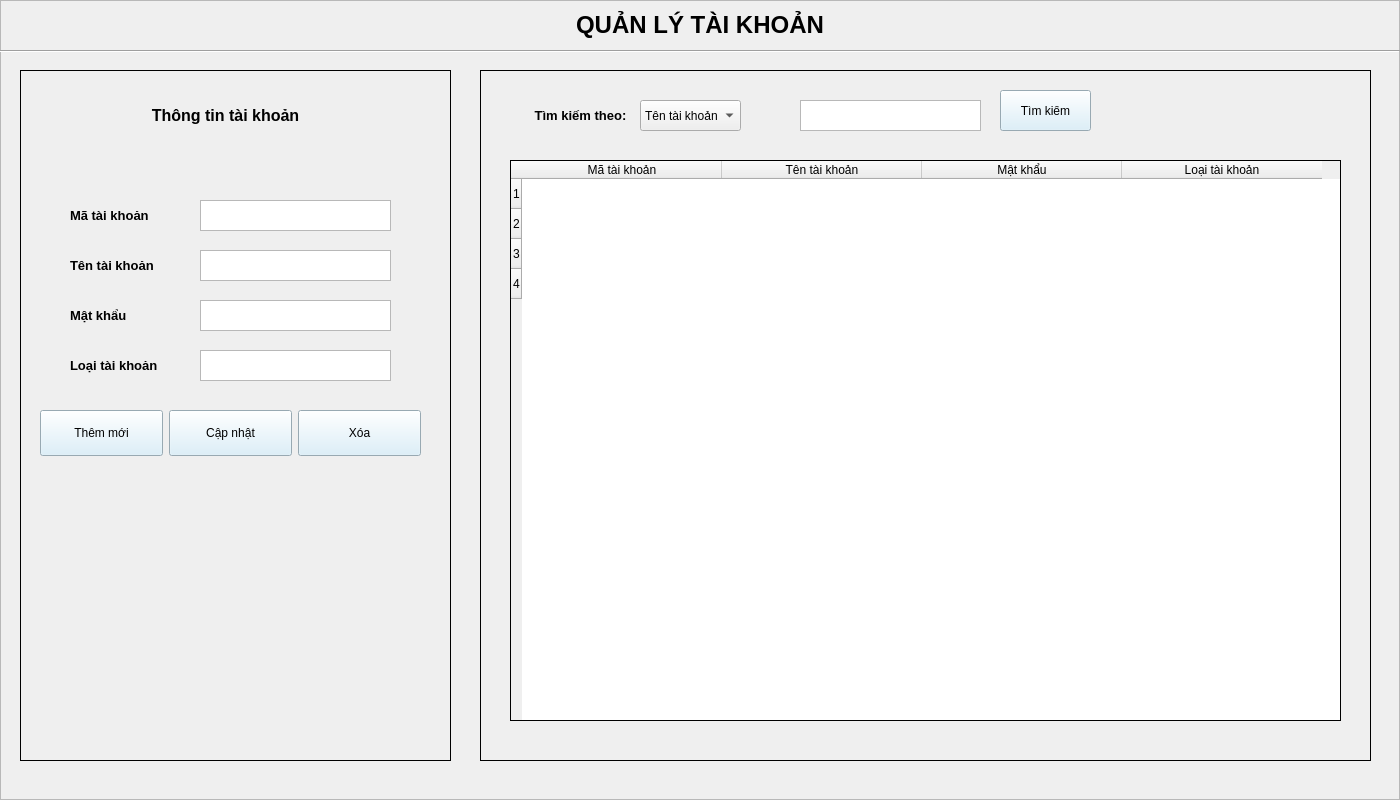
<?xml version="1.0" encoding="UTF-8"?>
<ui version="4.0">
 <class>Account</class>
 <widget class="QWidget" name="Account">
  <property name="geometry">
   <rect>
    <x>0</x>
    <y>0</y>
    <width>1400</width>
    <height>800</height>
   </rect>
  </property>
  <property name="windowTitle">
   <string>Form</string>
  </property>
  <widget class="QFrame" name="frame">
   <property name="geometry">
    <rect>
     <x>0</x>
     <y>0</y>
     <width>1400</width>
     <height>800</height>
    </rect>
   </property>
   <property name="styleSheet">
    <string notr="true">QPushButton{
	padding: 15px 5px;
	background-color: #D5EDF9;
	border-color: black;
}</string>
   </property>
   <property name="frameShape">
    <enum>QFrame::StyledPanel</enum>
   </property>
   <property name="frameShadow">
    <enum>QFrame::Raised</enum>
   </property>
   <widget class="QLabel" name="lb_main">
    <property name="geometry">
     <rect>
      <x>0</x>
      <y>0</y>
      <width>1400</width>
      <height>50</height>
     </rect>
    </property>
    <property name="font">
     <font>
      <pointsize>18</pointsize>
      <weight>75</weight>
      <bold>true</bold>
     </font>
    </property>
    <property name="text">
     <string>QUẢN LÝ TÀI KHOẢN</string>
    </property>
    <property name="alignment">
     <set>Qt::AlignCenter</set>
    </property>
   </widget>
   <widget class="Line" name="line">
    <property name="geometry">
     <rect>
      <x>0</x>
      <y>50</y>
      <width>1400</width>
      <height>3</height>
     </rect>
    </property>
    <property name="orientation">
     <enum>Qt::Horizontal</enum>
    </property>
   </widget>
   <widget class="QFrame" name="frame_2">
    <property name="geometry">
     <rect>
      <x>20</x>
      <y>70</y>
      <width>431</width>
      <height>691</height>
     </rect>
    </property>
    <property name="styleSheet">
     <string notr="true">#frame_2{
	border: 1px solid black
}</string>
    </property>
    <property name="frameShape">
     <enum>QFrame::StyledPanel</enum>
    </property>
    <property name="frameShadow">
     <enum>QFrame::Raised</enum>
    </property>
    <widget class="QWidget" name="horizontalLayoutWidget">
     <property name="geometry">
      <rect>
       <x>20</x>
       <y>340</y>
       <width>381</width>
       <height>47</height>
      </rect>
     </property>
     <layout class="QHBoxLayout" name="horizontalLayout_2">
      <item>
       <widget class="QPushButton" name="btn_them">
        <property name="text">
         <string>Thêm mới</string>
        </property>
       </widget>
      </item>
      <item>
       <widget class="QPushButton" name="btn_sua">
        <property name="text">
         <string>Cập nhật</string>
        </property>
       </widget>
      </item>
      <item>
       <widget class="QPushButton" name="btn_xoa">
        <property name="text">
         <string>Xóa</string>
        </property>
       </widget>
      </item>
     </layout>
    </widget>
    <widget class="QLabel" name="label_2">
     <property name="geometry">
      <rect>
       <x>50</x>
       <y>180</y>
       <width>101</width>
       <height>31</height>
      </rect>
     </property>
     <property name="text">
      <string>&lt;html&gt;&lt;head/&gt;&lt;body&gt;&lt;p align=&quot;left&quot;&gt;&lt;span style=&quot; font-size:10pt; font-weight:600;&quot;&gt;Tên tài khoản&lt;/span&gt;&lt;/p&gt;&lt;/body&gt;&lt;/html&gt;</string>
     </property>
    </widget>
    <widget class="QLabel" name="label">
     <property name="geometry">
      <rect>
       <x>110</x>
       <y>20</y>
       <width>191</width>
       <height>51</height>
      </rect>
     </property>
     <property name="text">
      <string>&lt;html&gt;&lt;head/&gt;&lt;body&gt;&lt;p align=&quot;center&quot;&gt;&lt;span style=&quot; font-size:12pt; font-weight:600;&quot;&gt;Thông tin tài khoản&lt;/span&gt;&lt;/p&gt;&lt;/body&gt;&lt;/html&gt;</string>
     </property>
    </widget>
    <widget class="QTextEdit" name="txtPassword">
     <property name="geometry">
      <rect>
       <x>180</x>
       <y>230</y>
       <width>191</width>
       <height>31</height>
      </rect>
     </property>
    </widget>
    <widget class="QLabel" name="label_3">
     <property name="geometry">
      <rect>
       <x>50</x>
       <y>230</y>
       <width>101</width>
       <height>31</height>
      </rect>
     </property>
     <property name="text">
      <string>&lt;html&gt;&lt;head/&gt;&lt;body&gt;&lt;p align=&quot;left&quot;&gt;&lt;span style=&quot; font-size:10pt; font-weight:600;&quot;&gt;Mật khẩu&lt;/span&gt;&lt;/p&gt;&lt;/body&gt;&lt;/html&gt;</string>
     </property>
    </widget>
    <widget class="QTextEdit" name="txtTeacher">
     <property name="geometry">
      <rect>
       <x>180</x>
       <y>280</y>
       <width>191</width>
       <height>31</height>
      </rect>
     </property>
    </widget>
    <widget class="QTextEdit" name="txtUsername">
     <property name="geometry">
      <rect>
       <x>180</x>
       <y>180</y>
       <width>191</width>
       <height>31</height>
      </rect>
     </property>
    </widget>
    <widget class="QTextEdit" name="txtId">
     <property name="geometry">
      <rect>
       <x>180</x>
       <y>130</y>
       <width>191</width>
       <height>31</height>
      </rect>
     </property>
     <property name="readOnly">
      <bool>true</bool>
     </property>
    </widget>
    <widget class="QLabel" name="label_6">
     <property name="geometry">
      <rect>
       <x>50</x>
       <y>130</y>
       <width>101</width>
       <height>31</height>
      </rect>
     </property>
     <property name="text">
      <string>&lt;html&gt;&lt;head/&gt;&lt;body&gt;&lt;p align=&quot;left&quot;&gt;&lt;span style=&quot; font-size:10pt; font-weight:600;&quot;&gt;Mã tài khoản&lt;/span&gt;&lt;/p&gt;&lt;/body&gt;&lt;/html&gt;</string>
     </property>
    </widget>
    <widget class="QLabel" name="label_4">
     <property name="geometry">
      <rect>
       <x>50</x>
       <y>280</y>
       <width>101</width>
       <height>31</height>
      </rect>
     </property>
     <property name="text">
      <string>&lt;html&gt;&lt;head/&gt;&lt;body&gt;&lt;p&gt;&lt;span style=&quot; font-size:10pt; font-weight:600;&quot;&gt;Loại tài khoản&lt;/span&gt;&lt;/p&gt;&lt;/body&gt;&lt;/html&gt;</string>
     </property>
    </widget>
   </widget>
   <widget class="QFrame" name="frame_3">
    <property name="geometry">
     <rect>
      <x>480</x>
      <y>70</y>
      <width>891</width>
      <height>691</height>
     </rect>
    </property>
    <property name="styleSheet">
     <string notr="true">#frame_3{
	border: 1px solid black
}</string>
    </property>
    <property name="frameShape">
     <enum>QFrame::StyledPanel</enum>
    </property>
    <property name="frameShadow">
     <enum>QFrame::Raised</enum>
    </property>
    <widget class="QPushButton" name="btn_search">
     <property name="geometry">
      <rect>
       <x>520</x>
       <y>20</y>
       <width>91</width>
       <height>41</height>
      </rect>
     </property>
     <property name="text">
      <string>Tìm kiếm</string>
     </property>
    </widget>
    <widget class="QTextEdit" name="txt_search">
     <property name="geometry">
      <rect>
       <x>320</x>
       <y>30</y>
       <width>181</width>
       <height>31</height>
      </rect>
     </property>
    </widget>
    <widget class="QLabel" name="label_5">
     <property name="geometry">
      <rect>
       <x>50</x>
       <y>30</y>
       <width>101</width>
       <height>31</height>
      </rect>
     </property>
     <property name="text">
      <string>&lt;html&gt;&lt;head/&gt;&lt;body&gt;&lt;p align=&quot;center&quot;&gt;&lt;span style=&quot; font-size:10pt; font-weight:600;&quot;&gt;Tìm kiếm theo:&lt;/span&gt;&lt;/p&gt;&lt;/body&gt;&lt;/html&gt;</string>
     </property>
    </widget>
    <widget class="QComboBox" name="cbx_tksinhvien">
     <property name="geometry">
      <rect>
       <x>160</x>
       <y>30</y>
       <width>101</width>
       <height>31</height>
      </rect>
     </property>
     <item>
      <property name="text">
       <string>Tên tài khoản</string>
      </property>
     </item>
    </widget>
    <widget class="QTableWidget" name="tbAccount">
     <property name="geometry">
      <rect>
       <x>30</x>
       <y>90</y>
       <width>831</width>
       <height>561</height>
      </rect>
     </property>
     <property name="styleSheet">
      <string notr="true"/>
     </property>
     <property name="frameShape">
      <enum>QFrame::Box</enum>
     </property>
     <property name="frameShadow">
      <enum>QFrame::Plain</enum>
     </property>
     <property name="lineWidth">
      <number>1</number>
     </property>
     <property name="selectionBehavior">
      <enum>QAbstractItemView::SelectRows</enum>
     </property>
     <property name="gridStyle">
      <enum>Qt::NoPen</enum>
     </property>
     <attribute name="horizontalHeaderDefaultSectionSize">
      <number>200</number>
     </attribute>
     <attribute name="verticalHeaderMinimumSectionSize">
      <number>30</number>
     </attribute>
     <attribute name="verticalHeaderDefaultSectionSize">
      <number>30</number>
     </attribute>
     <row>
      <property name="text">
       <string>1</string>
      </property>
     </row>
     <row>
      <property name="text">
       <string>2</string>
      </property>
     </row>
     <row>
      <property name="text">
       <string>3</string>
      </property>
     </row>
     <row>
      <property name="text">
       <string>4</string>
      </property>
     </row>
     <column>
      <property name="text">
       <string>Mã tài khoản</string>
      </property>
     </column>
     <column>
      <property name="text">
       <string>Tên tài khoản</string>
      </property>
     </column>
     <column>
      <property name="text">
       <string>Mật khẩu</string>
      </property>
     </column>
     <column>
      <property name="text">
       <string>Loại tài khoản</string>
      </property>
     </column>
    </widget>
   </widget>
  </widget>
 </widget>
 <resources/>
 <connections/>
</ui>
